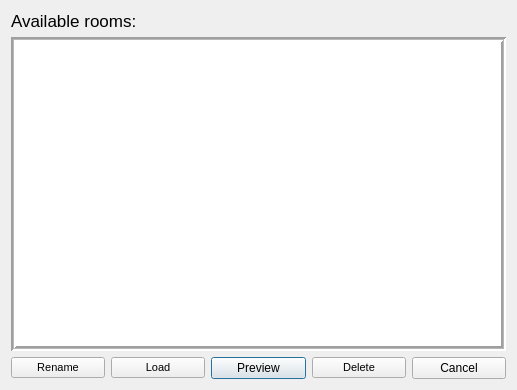
<?xml version="1.0" encoding="UTF-8"?>
<ui version="4.0">
 <class>RoomTableDialog</class>
 <widget class="QDialog" name="RoomTableDialog">
  <property name="geometry">
   <rect>
    <x>0</x>
    <y>0</y>
    <width>517</width>
    <height>390</height>
   </rect>
  </property>
  <property name="minimumSize">
   <size>
    <width>517</width>
    <height>390</height>
   </size>
  </property>
  <property name="maximumSize">
   <size>
    <width>517</width>
    <height>390</height>
   </size>
  </property>
  <property name="windowTitle">
   <string>Open</string>
  </property>
  <property name="windowIcon">
   <iconset resource="resources.qrc">
    <normaloff>:/icons/databaseOpenIcon.png</normaloff>:/icons/databaseOpenIcon.png</iconset>
  </property>
  <layout class="QGridLayout" name="gridLayout">
   <item row="0" column="0">
    <layout class="QVBoxLayout" name="verticalLayout_3">
     <item>
      <widget class="QLabel" name="availableRoomsLabel">
       <property name="font">
        <font>
         <family>MS Shell Dlg 2</family>
         <pointsize>13</pointsize>
        </font>
       </property>
       <property name="text">
        <string>&lt;html&gt;&lt;head/&gt;&lt;body&gt;&lt;p&gt;&lt;span style=&quot; color:#000000;&quot;&gt;Available rooms:&lt;/span&gt;&lt;/p&gt;&lt;/body&gt;&lt;/html&gt;</string>
       </property>
       <property name="alignment">
        <set>Qt::AlignLeading|Qt::AlignLeft|Qt::AlignVCenter</set>
       </property>
      </widget>
     </item>
     <item>
      <widget class="QTableWidget" name="table">
       <property name="font">
        <font>
         <family>Times New Roman</family>
         <pointsize>12</pointsize>
         <underline>false</underline>
        </font>
       </property>
       <property name="autoFillBackground">
        <bool>false</bool>
       </property>
       <property name="styleSheet">
        <string notr="true"/>
       </property>
       <property name="frameShape">
        <enum>QFrame::Box</enum>
       </property>
       <property name="frameShadow">
        <enum>QFrame::Sunken</enum>
       </property>
       <property name="lineWidth">
        <number>2</number>
       </property>
       <property name="midLineWidth">
        <number>1</number>
       </property>
       <property name="selectionMode">
        <enum>QAbstractItemView::SingleSelection</enum>
       </property>
       <property name="selectionBehavior">
        <enum>QAbstractItemView::SelectRows</enum>
       </property>
       <property name="showGrid">
        <bool>true</bool>
       </property>
       <property name="gridStyle">
        <enum>Qt::SolidLine</enum>
       </property>
       <property name="rowCount">
        <number>0</number>
       </property>
       <attribute name="horizontalHeaderVisible">
        <bool>false</bool>
       </attribute>
       <attribute name="horizontalHeaderCascadingSectionResizes">
        <bool>false</bool>
       </attribute>
       <attribute name="horizontalHeaderDefaultSectionSize">
        <number>570</number>
       </attribute>
       <attribute name="horizontalHeaderHighlightSections">
        <bool>false</bool>
       </attribute>
       <attribute name="horizontalHeaderShowSortIndicator" stdset="0">
        <bool>false</bool>
       </attribute>
       <attribute name="horizontalHeaderStretchLastSection">
        <bool>false</bool>
       </attribute>
       <column>
        <property name="text">
         <string>Имя проекта</string>
        </property>
        <property name="font">
         <font>
          <family>Times New Roman</family>
          <pointsize>12</pointsize>
          <weight>50</weight>
          <bold>false</bold>
          <underline>false</underline>
          <strikeout>false</strikeout>
          <stylestrategy>PreferDefault</stylestrategy>
         </font>
        </property>
        <property name="textAlignment">
         <set>AlignCenter</set>
        </property>
        <property name="foreground">
         <brush brushstyle="SolidPattern">
          <color alpha="255">
           <red>0</red>
           <green>0</green>
           <blue>0</blue>
          </color>
         </brush>
        </property>
       </column>
      </widget>
     </item>
    </layout>
   </item>
   <item row="1" column="0">
    <layout class="QHBoxLayout" name="horizontalLayout">
     <item>
      <widget class="QPushButton" name="editButton">
       <property name="font">
        <font>
         <pointsize>8</pointsize>
        </font>
       </property>
       <property name="text">
        <string>Rename</string>
       </property>
       <property name="autoDefault">
        <bool>false</bool>
       </property>
      </widget>
     </item>
     <item>
      <widget class="QPushButton" name="loadButton">
       <property name="font">
        <font>
         <pointsize>8</pointsize>
        </font>
       </property>
       <property name="text">
        <string>Load</string>
       </property>
       <property name="autoDefault">
        <bool>false</bool>
       </property>
      </widget>
     </item>
     <item>
      <widget class="QPushButton" name="previewButton">
       <property name="text">
        <string>Preview</string>
       </property>
      </widget>
     </item>
     <item>
      <widget class="QPushButton" name="deleteButton">
       <property name="font">
        <font>
         <pointsize>8</pointsize>
        </font>
       </property>
       <property name="text">
        <string>Delete</string>
       </property>
       <property name="autoDefault">
        <bool>false</bool>
       </property>
      </widget>
     </item>
     <item>
      <widget class="QPushButton" name="cancelButton">
       <property name="text">
        <string>Cancel</string>
       </property>
       <property name="autoDefault">
        <bool>false</bool>
       </property>
      </widget>
     </item>
    </layout>
   </item>
  </layout>
 </widget>
 <tabstops>
  <tabstop>table</tabstop>
  <tabstop>editButton</tabstop>
  <tabstop>loadButton</tabstop>
  <tabstop>deleteButton</tabstop>
  <tabstop>cancelButton</tabstop>
 </tabstops>
 <resources>
  <include location="resources.qrc"/>
 </resources>
 <connections/>
</ui>
